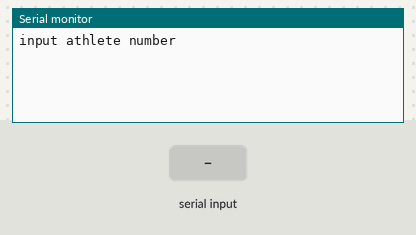
This sketch was run on a simulated Arduino Uno, built with avr-gcc and run on an emulated ATmega328P. Shown: the last lines printed to the serial monitor. Inputs (shaded band) come from the test bench.

Above: at 0.9 s.
1.0 s: "yes" received over Serial
At 3.2 s:
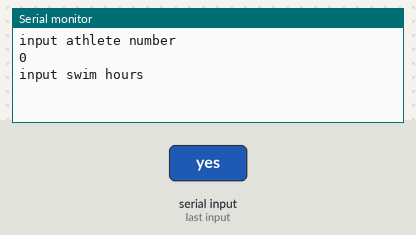
3.5 s: "no" received over Serial
At 5.1 s:
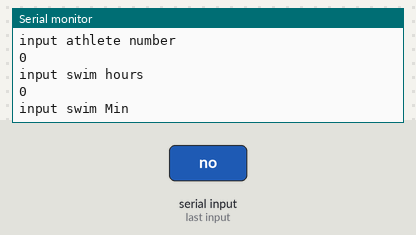
6.0 s: "90,45\n" received over Serial
At 6.8 s:
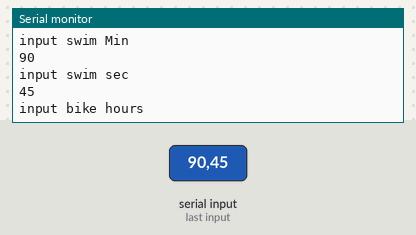
7.5 s: "30,150\n" received over Serial
At 8.3 s:
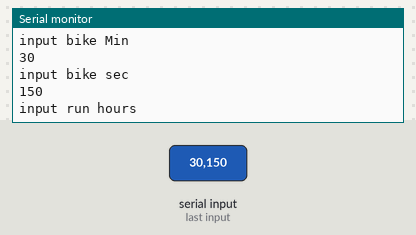
9.0 s: "1\n" received over Serial
At 10.5 s:
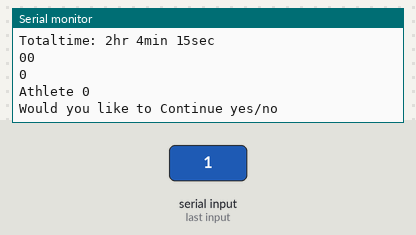
11.5 s: "yes" received over Serial
At 12.9 s:
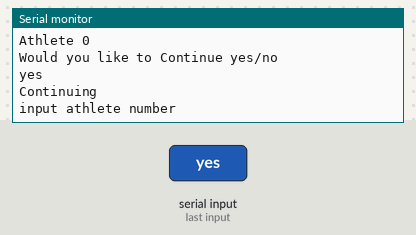
Timing chart, 0 to 14.5 s (numbered marks = the images above; inputs shaded):
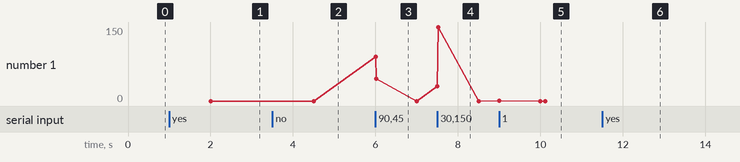

Measured:
- after the input at 1.0 s, the serial monitor: prints a new line after 1.0 s (image 1)
- after the input at 3.5 s, the serial monitor: prints a new line after 1.0 s (image 2)
- after the input at 6.0 s, the serial monitor: prints a new line at once (image 3)
- after the input at 7.5 s, the serial monitor: prints a new line at once (image 4)
- after the input at 9.0 s, the serial monitor: prints a new line at once (image 5)
- after the input at 11.5 s, the serial monitor: prints a new line after 1.0 s (image 6)

The sketch:

prac_5.6.ino
```cpp
long hfunc(){
    long result;
    while (!Serial.available()){
    ;
    }
    result = Serial.parseInt();
    Serial.println(result);
    return result;
  }
String sfunc(){
    String result;
    while (!Serial.available()){
    ;
    }
    result = Serial.readString();
    result.toLowerCase();
    Serial.println(result);
    return result;
  }
long c1func(long x, long y){
    long result;
    result = x*y;
    return result;
  }

  #define Serial_print(x) Serial.print(x);
void setup() {
  Serial.begin(9600);
  const int SEC = 60;
  const int SEC2 = 3600;
  long swimHours;
  long swimMin;
  long swimSec;
  long bikeHours;
  long bikeMin;
  long bikeSec;
  long runHours;
  long runMin;
  long runSec;
  String ans = "yes";
  int test = 1;
  int athletelist[] = {};
  int athletetimes[] = {};
  int athletenum;
  int whilecount = 0;

  while (test == 1){
    Serial.println("input athlete number");
    athletenum = hfunc();
    athletelist[whilecount] = athletenum;


    Serial.println("input swim hours");
    swimHours = hfunc();

    Serial.println("input swim Min");
    swimMin = hfunc();

    Serial.println("input swim sec");
    swimSec = hfunc();

    Serial.println("input bike hours");
    bikeHours = hfunc();

    Serial.println("input bike Min");
    bikeMin = hfunc();

    Serial.println("input bike sec");
    bikeSec = hfunc();

    Serial.println("input run hours");
    runHours = hfunc();

    Serial.println("input run Min");
    runMin = hfunc();

    Serial.println("input run sec");
    runSec = hfunc();

    swimHours = c1func(swimHours, SEC2);
    swimMin = c1func(swimMin, SEC);
    bikeHours = c1func(bikeHours, SEC2);
    bikeMin = c1func(bikeMin, SEC);
    runHours = c1func(runHours, SEC2);
    runMin = c1func(runMin, SEC);
    long swimTotal = swimHours + swimMin + swimSec;
    long bikeTotal = bikeHours + bikeMin + bikeSec;
    long runTotal = runHours + runMin + runSec;
    long TotalTotal = swimTotal + bikeTotal + runTotal;
    athletetimes[whilecount] = TotalTotal;

    String names[] = {"swim", "bike", "run", "Total"};
    long totalsec[] = {swimTotal, bikeTotal, runTotal, TotalTotal};

    for (int i = 0; i < 4; i++) {
        Serial.print(names[i]);
        Serial.print("time: ");
        Serial.print(totalsec[i]/SEC2);
        Serial.print("hr ");
        Serial.print(((totalsec[i]%SEC2))/SEC);
        Serial.print("min ");
        Serial.print((totalsec[i]%SEC2)%SEC);
        Serial.println("sec ");
     }

    Serial_print(whilecount);
    for(int i = 0; i < whilecount + 1; i++){
      Serial.println(athletelist[i]);
      Serial.println(athletetimes[i]);
    }

    Serial.print("Athlete ");
    Serial.println(athletelist[whilecount]);
    Serial.println("Would you like to Continue yes/no");
    ans = sfunc();
    if (ans == "yes"){
      Serial.println("Continuing");
      whilecount = whilecount + 1;
      continue;
    }
    else if(ans == "no"){
      Serial.println("Good Bye");
      break;
    }
  }
}

void loop() {
}
```
